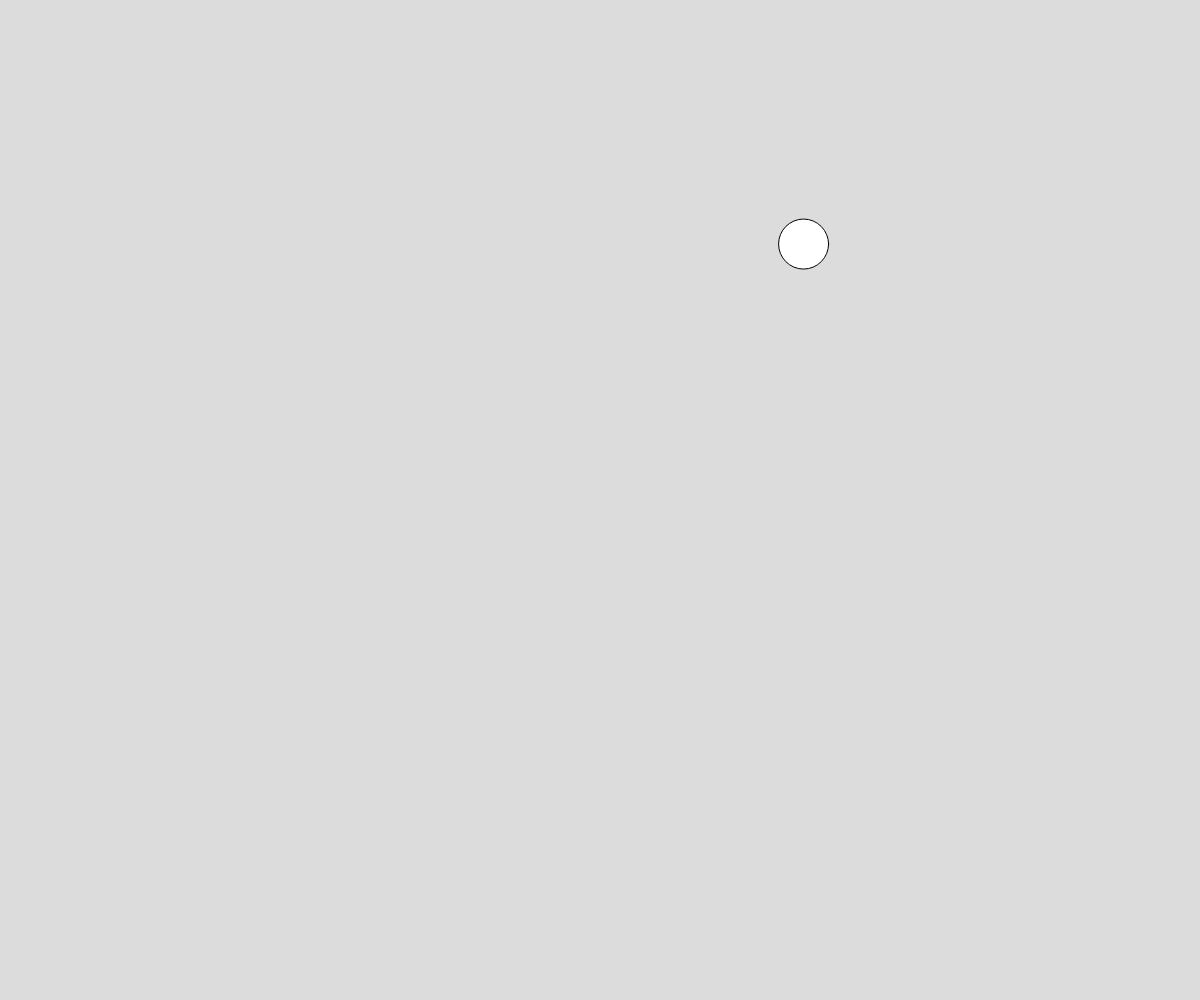
Frame 1 (no input)
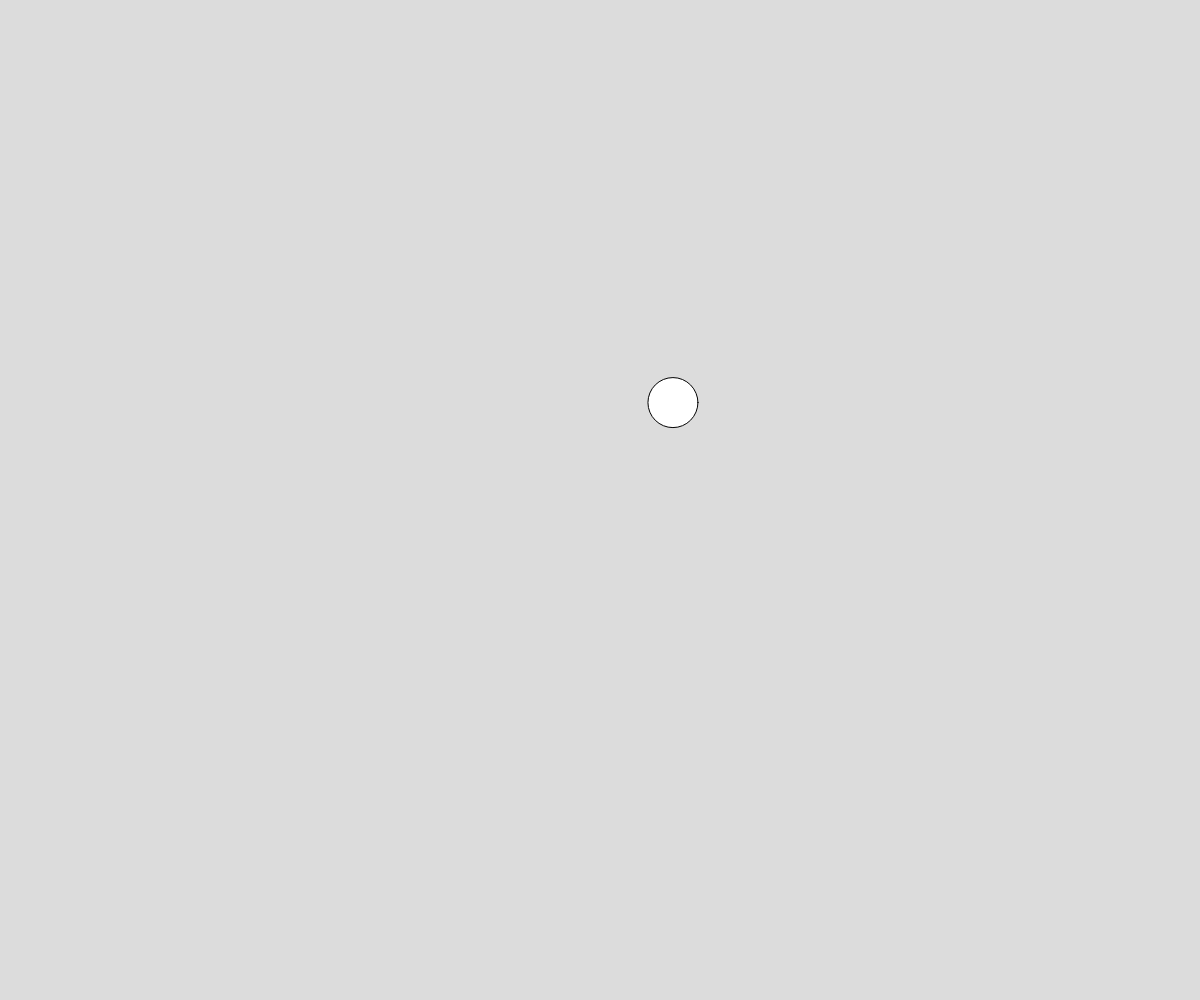
Frame 60 (no input)
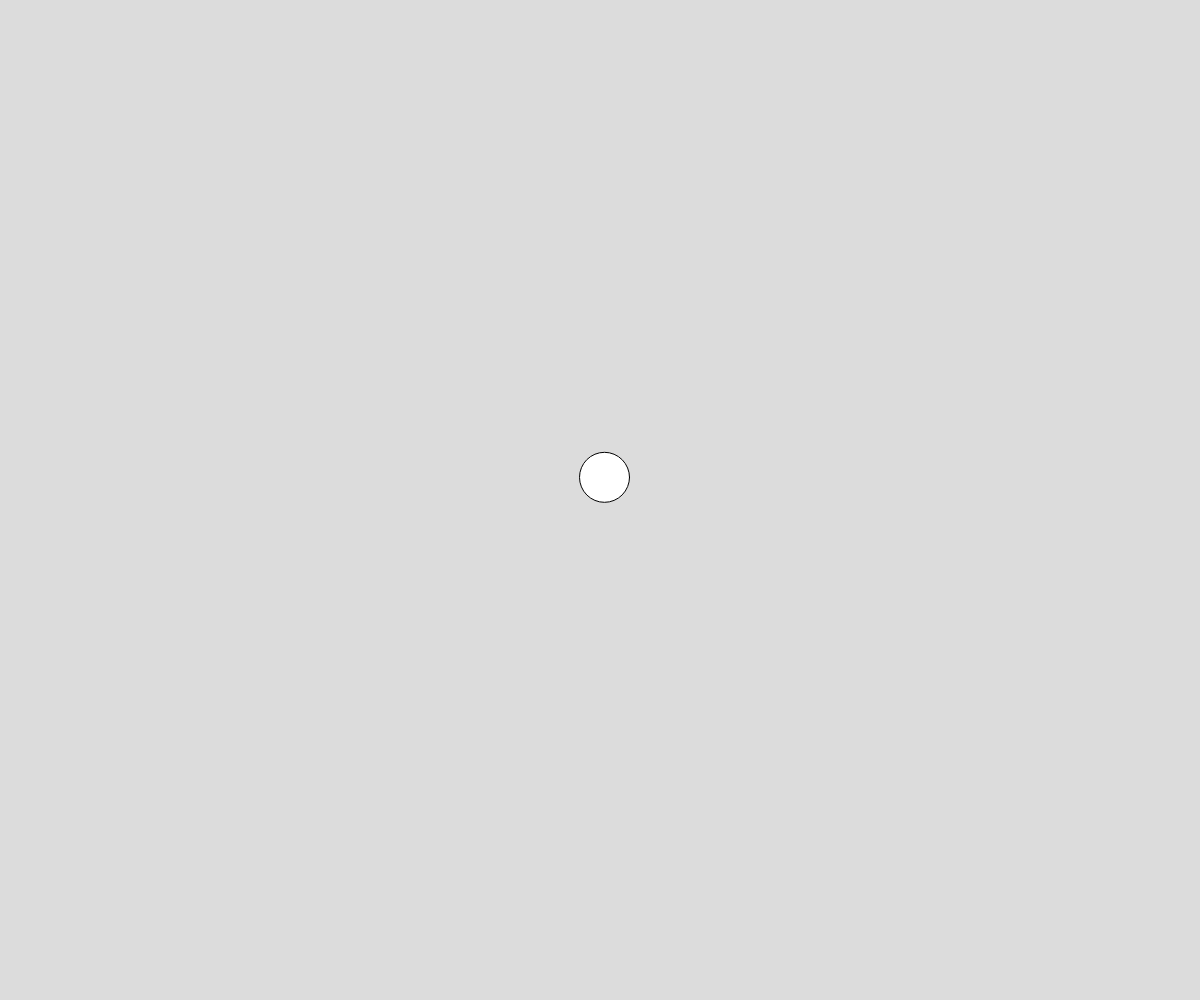
Frame 120 (the mouse pressed at the canvas centre since frame 60)

The p5.js sketch that drew these frames (run headless with seeded random() and noise() and a simulated clock; from frame 60 on, the mouse is pressed at the canvas centre):

// p5.js sketch
// ── sketch.js
// Perlin Noise Ball

let x;
let y;
let time = 0;

function setup() {
  createCanvas(windowWidth, windowHeight);
  x = width/2;
  y = height/2;
}

function draw() {
  background(220);

  x = noise(time) * width;
  y = noise(time + 100) * height;
  circle(x, y, 50);

  time += 0.03;
}
